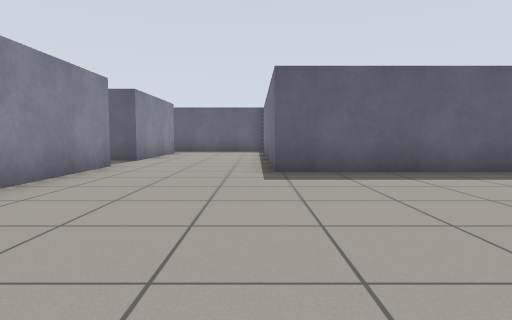
[1] (above)

16 first-person views from a walk through a world built for the Gazebo simulator. The camera is 0.68 m above the floor, tilts 4° down and sees 75° across. The floor is counted in squares, 1 m on a side. Each view is taken from the middle of a square. On the plan, view 1 faces up. The plan holds only what a view shows up to about 10 squares ahead; the rest is blank. Robots are left out.

[2]
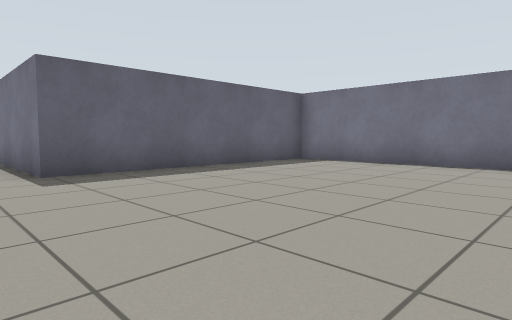

[3]
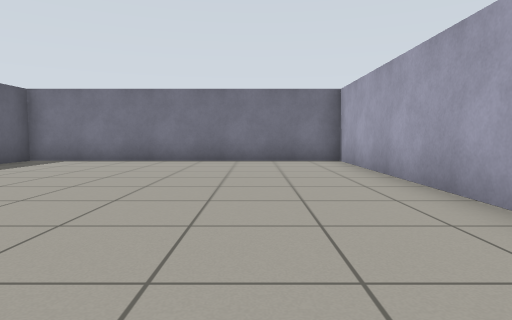

[4]
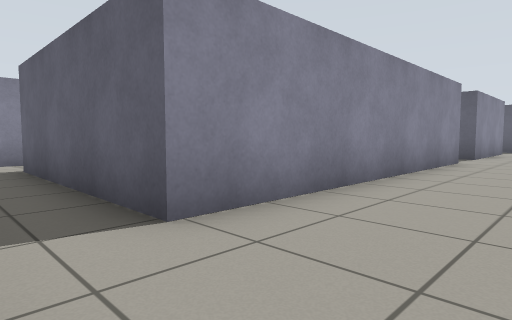

[5]
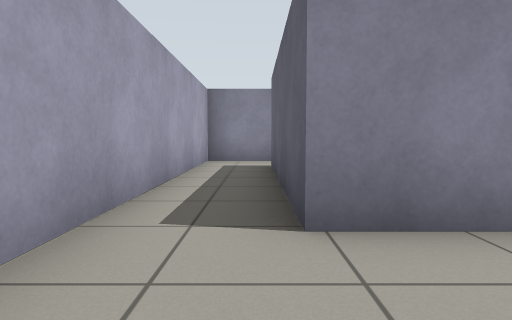

[6]
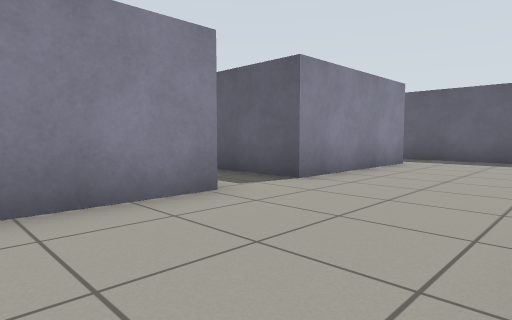

[7]
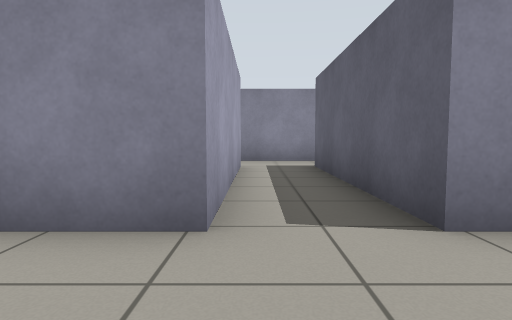

[8]
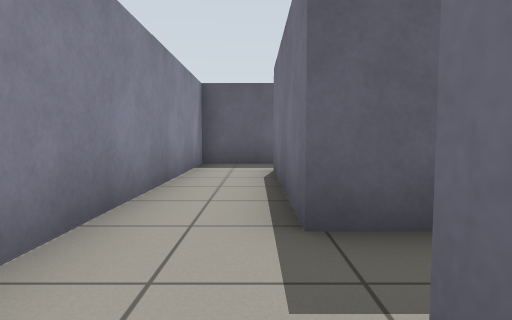

[9]
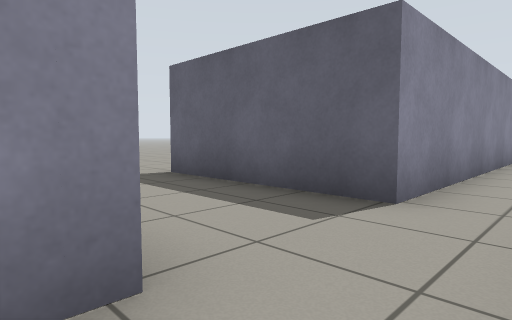

[10]
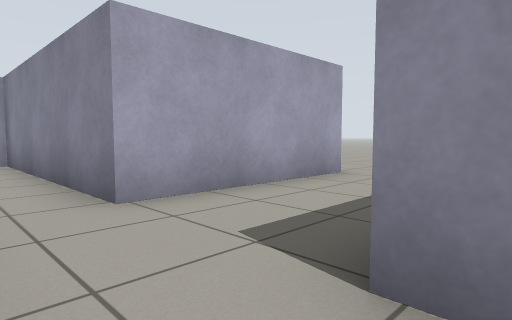

[11]
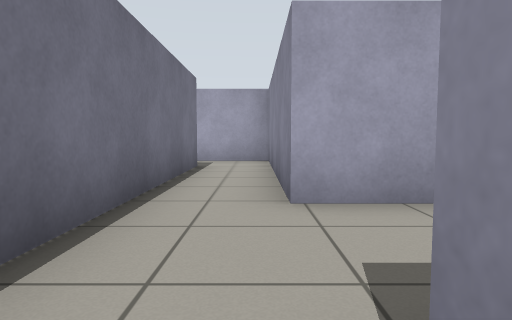

[12]
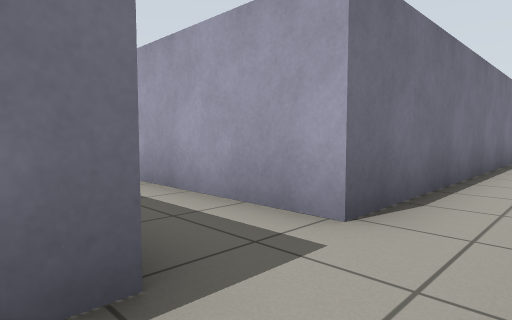

[13]
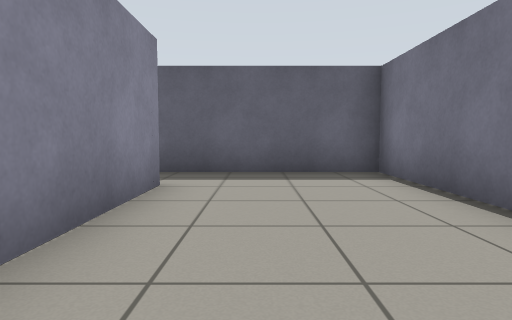

[14]
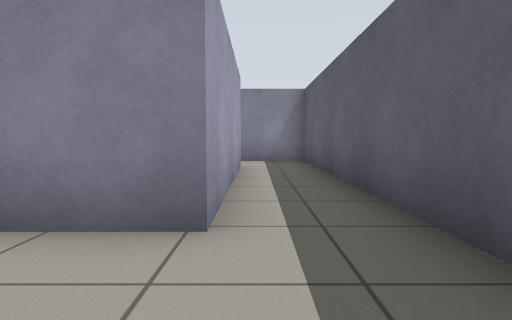

[15]
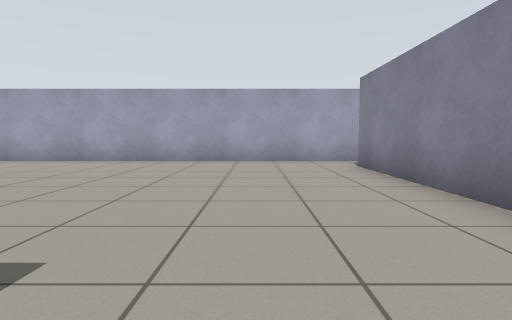

[16]
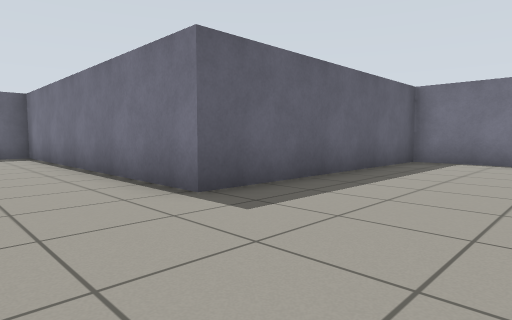

### Floor plan
Points are (right, up) in squares from view 1. A wall is a line through its corners. A room is listed if a view was taken in it or the views show most of it. See-through windows are left out.
Room 1 (views 1, 2, 3, 4, 5, 6, 7, 8, 9, 10, 11, 12, 13, 14, 15, 16)
walls: (-3.3, 7.6) (-3.3, -0.6) (-8.7, -0.6) (-8.7, 7.6) (-3.3, 7.6); (-3.3, 9.4) (-8.7, 9.4) (-8.7, 13.7) (-3.3, 13.7) (-3.3, 9.4); (-14.8, 3.7) (-10.3, 3.7) (-10.3, -2.3) (7.4, -2.3) (7.4, 6.3) (0.4, 6.3) (0.4, 15.4) (-10.3, 15.4) (-10.3, 6.3) (-14.8, 6.3)
ways out: opening at (-15.5, 3); opening at (-15.5, 6)

Where each view was taken, in squares from view 1:
view 1: 0 up, 0 right, facing up
view 2: 0 up, 1 left, facing up-right
view 3: 0 up, 2 left, facing right
view 4: 2 down, 1 left, facing up-left
view 5: 1 down, 1 left, facing left
view 6: 5 up, 0 right, facing up-left
view 7: 8 up, 1 left, facing left
view 8: 7 up, 9 left, facing up
view 9: 3 up, 9 left, facing up-left
view 10: 7 up, 9 left, facing down-left
view 11: 7 up, 10 left, facing down
view 12: 10 up, 10 left, facing down-right
view 13: 9 up, 2 left, facing up
view 14: 14 up, 1 left, facing left
view 15: 7 up, 1 left, facing down
view 16: 3 up, 2 left, facing up-right
